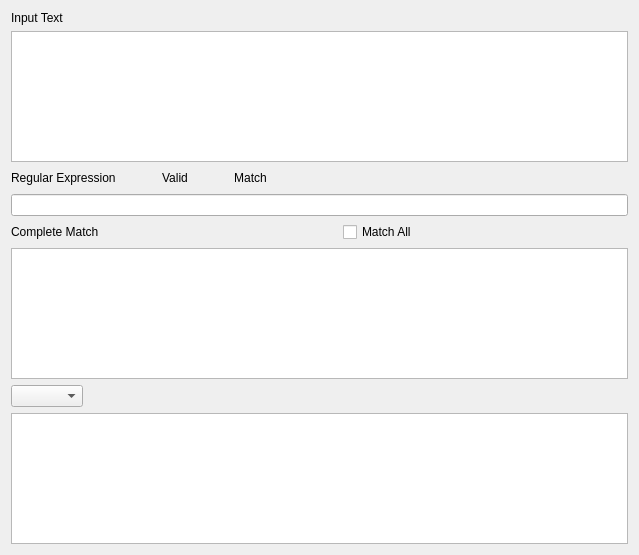
<?xml version="1.0" encoding="UTF-8"?>
<ui version="4.0">
 <class>RegexExplorer</class>
 <widget class="QDialog" name="RegexExplorer">
  <property name="geometry">
   <rect>
    <x>0</x>
    <y>0</y>
    <width>639</width>
    <height>555</height>
   </rect>
  </property>
  <property name="windowTitle">
   <string>Regular Expression Explorer</string>
  </property>
  <layout class="QVBoxLayout" name="verticalLayout">
   <item>
    <widget class="QLabel" name="label">
     <property name="text">
      <string>Input Text</string>
     </property>
    </widget>
   </item>
   <item>
    <widget class="QPlainTextEdit" name="inputText"/>
   </item>
   <item>
    <layout class="QHBoxLayout" name="horizontalLayout_2">
     <item>
      <widget class="QLabel" name="label_2">
       <property name="text">
        <string>Regular Expression</string>
       </property>
      </widget>
     </item>
     <item>
      <spacer name="horizontalSpacer_3">
       <property name="orientation">
        <enum>Qt::Horizontal</enum>
       </property>
       <property name="sizeType">
        <enum>QSizePolicy::Fixed</enum>
       </property>
       <property name="sizeHint" stdset="0">
        <size>
         <width>40</width>
         <height>20</height>
        </size>
       </property>
      </spacer>
     </item>
     <item>
      <widget class="QLabel" name="labelRegexValid">
       <property name="text">
        <string>Valid</string>
       </property>
       <property name="alignment">
        <set>Qt::AlignCenter</set>
       </property>
      </widget>
     </item>
     <item>
      <spacer name="horizontalSpacer_4">
       <property name="orientation">
        <enum>Qt::Horizontal</enum>
       </property>
       <property name="sizeType">
        <enum>QSizePolicy::Fixed</enum>
       </property>
       <property name="sizeHint" stdset="0">
        <size>
         <width>40</width>
         <height>20</height>
        </size>
       </property>
      </spacer>
     </item>
     <item>
      <widget class="QLabel" name="labelRegexMatch">
       <property name="text">
        <string>Match</string>
       </property>
       <property name="alignment">
        <set>Qt::AlignCenter</set>
       </property>
      </widget>
     </item>
     <item>
      <spacer name="horizontalSpacer_2">
       <property name="orientation">
        <enum>Qt::Horizontal</enum>
       </property>
       <property name="sizeHint" stdset="0">
        <size>
         <width>40</width>
         <height>20</height>
        </size>
       </property>
      </spacer>
     </item>
    </layout>
   </item>
   <item>
    <widget class="QLineEdit" name="regularExpression"/>
   </item>
   <item>
    <layout class="QHBoxLayout" name="horizontalLayout_3">
     <item>
      <widget class="QLabel" name="label_3">
       <property name="text">
        <string>Complete Match</string>
       </property>
      </widget>
     </item>
     <item>
      <spacer name="horizontalSpacer_5">
       <property name="orientation">
        <enum>Qt::Horizontal</enum>
       </property>
       <property name="sizeType">
        <enum>QSizePolicy::Fixed</enum>
       </property>
       <property name="sizeHint" stdset="0">
        <size>
         <width>40</width>
         <height>20</height>
        </size>
       </property>
      </spacer>
     </item>
     <item>
      <widget class="QCheckBox" name="matchAll">
       <property name="text">
        <string>Match All</string>
       </property>
      </widget>
     </item>
    </layout>
   </item>
   <item>
    <widget class="QPlainTextEdit" name="match0">
     <property name="readOnly">
      <bool>true</bool>
     </property>
    </widget>
   </item>
   <item>
    <layout class="QHBoxLayout" name="horizontalLayout">
     <item>
      <widget class="QComboBox" name="matchNumber">
       <property name="editable">
        <bool>false</bool>
       </property>
      </widget>
     </item>
     <item>
      <spacer name="horizontalSpacer">
       <property name="orientation">
        <enum>Qt::Horizontal</enum>
       </property>
       <property name="sizeHint" stdset="0">
        <size>
         <width>40</width>
         <height>20</height>
        </size>
       </property>
      </spacer>
     </item>
    </layout>
   </item>
   <item>
    <widget class="QPlainTextEdit" name="matchN">
     <property name="readOnly">
      <bool>true</bool>
     </property>
    </widget>
   </item>
  </layout>
 </widget>
 <resources/>
 <connections/>
</ui>
